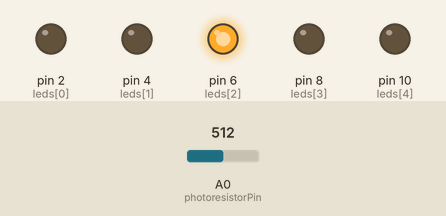
This sketch was run on a simulated Arduino Uno, built with avr-gcc and run on an emulated ATmega328P. Parts: output pins drawn as LEDs (lit = HIGH). Inputs (shaded band) come from the test bench; at power-on: A0 (photoresistorPin) = 512.

Above: at 1.2 s.
1.3 s: A0 (photoresistorPin) set to 663
2.8 s: A0 (photoresistorPin) set to 686
At 4.0 s:
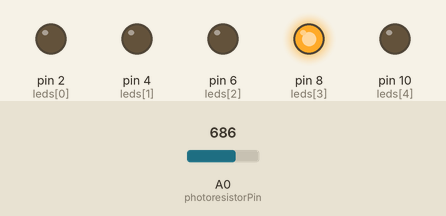
4.3 s: A0 (photoresistorPin) set to 887
5.8 s: A0 (photoresistorPin) set to 917
At 6.5 s:
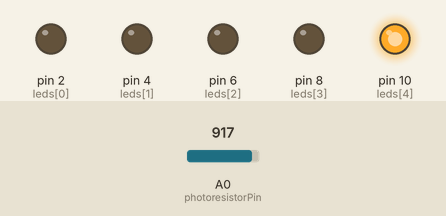
7.3 s: A0 (photoresistorPin) set to 306
At 7.6 s:
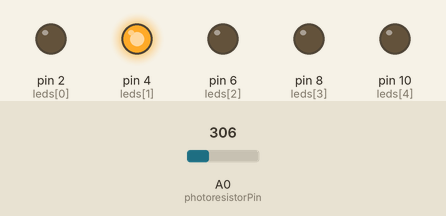
8.8 s: A0 (photoresistorPin) set to 436
10.3 s: A0 (photoresistorPin) set to 465
At 11.1 s:
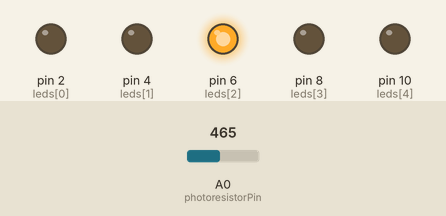
Timing chart, 0 to 12.8 s (numbered marks = the images above; inputs shaded):
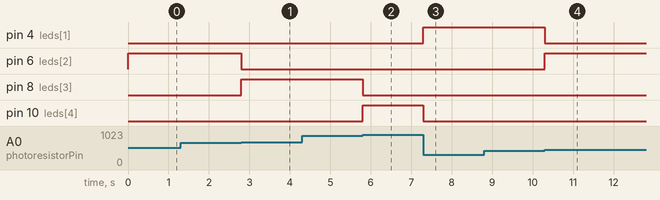

Measured:
- the behaviour switches between 674 and 675 on A0 (photoresistorPin) (found by bisection; images 0 and 1)
- the behaviour switches between 899 and 900 on A0 (photoresistorPin) (found by bisection; images 1 and 2)
- the behaviour switches between 449 and 450 on A0 (photoresistorPin) (found by bisection; images 3 and 4)
- after the input at 1.3 s, every drawn part: stays the same
- after the input at 2.8 s, pin 6 (leds[2]): HIGH → LOW at once; pin 8 (leds[3]): LOW → HIGH at once
- after the input at 4.3 s, every drawn part: stays the same
- after the input at 5.8 s, pin 8 (leds[3]): HIGH → LOW at once; pin 10 (leds[4]): LOW → HIGH at once
- after the input at 7.3 s, pin 4 (leds[1]): LOW → HIGH at once; pin 10 (leds[4]): HIGH → LOW at once
- after the input at 8.8 s, every drawn part: stays the same
- after the input at 10.3 s, pin 4 (leds[1]): HIGH → LOW at once; pin 6 (leds[2]): LOW → HIGH at once

The sketch:

light-sensor-leds-control.ino
```cpp
/* Code written by Adrien Louvrier, 25/12/2020
 *
 * Objective : control leds with a photoresistor
 * Card used : Arudino Uno
 *
 * Electronic circuit :
 *
 * input :
 *  - Photoresistor with 10kOhms in parallel connected to pin A0, 5V and grd
 *
 * output :
 *  - 5 leds with 330 Ohms resistors connected to pin 2, 4, 6, 8, 10 and grd
 */

#define photoresistorPin A0 // photoresistor pin

const int leds[]= {2, 4, 6, 8, 10}; // leds pins

void setup() {
  // Put leds pins in output mode
  for (int i = 0; i<5; ++i){
    pinMode(leds[i], OUTPUT);
  }

}

void loop() {
  // Reading the value of the photoresistor
  int photoresistorValue = analogRead(A0);

  // Mapping the photoresistor value from 0 to 900 to 0 to 5 to control the leds
  photoresistorValue = map(photoresistorValue, 0, 900, 0, 4);

  // Turn on and off leds according to the light level
  for (int i = 0; i<5; ++i){
    if (i == photoresistorValue){
      digitalWrite(leds[i], HIGH);
    }
    else{
      digitalWrite(leds[i], LOW);
    }
  }
}
```
